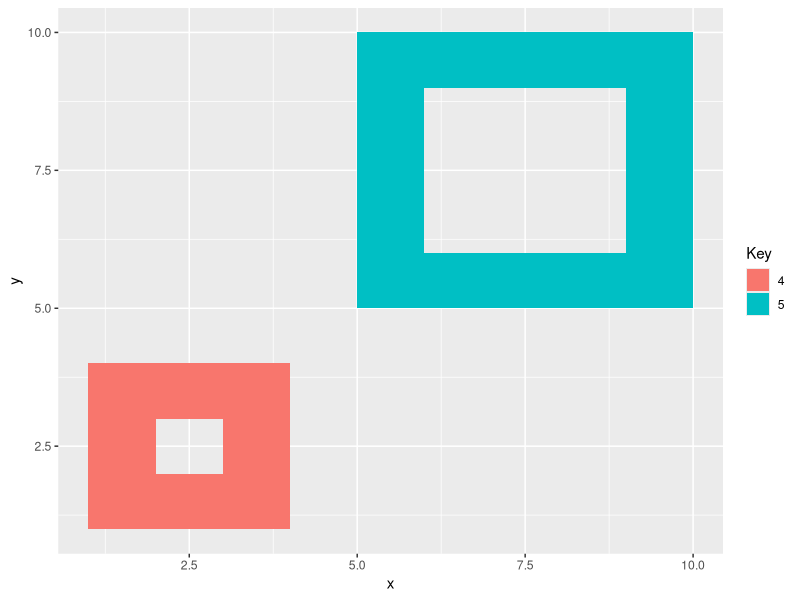

Recreate this plot in R.
#Create a plot including selected wells as points
#and the basins as polygons

library(ggplot2)

ids <- letters[1:2]

# IDs and values to use for fill colour
values <- data.frame(
  id = ids,
  value = c(4,5)
)

# Polygon position
positions <- data.frame(
  id = rep(ids, each = 10),
  #     shape      hole         shape        hole
  x = c(1,4,4,1,1, 2,2,3,3,2,   5,10,10,5,5, 6,6,9,9,6),
  y = c(1,1,4,4,1, 2,3,3,2,2,   5,5,10,10,5, 6,9,9,6,6)
)

# Merge positions and values
datapoly <- merge(values, positions, by=c("id"))

ggplot(datapoly, aes(x=x, y=y)) + 
  geom_polygon(aes(group=id, fill=factor(value))) +
  scale_fill_discrete("Key")